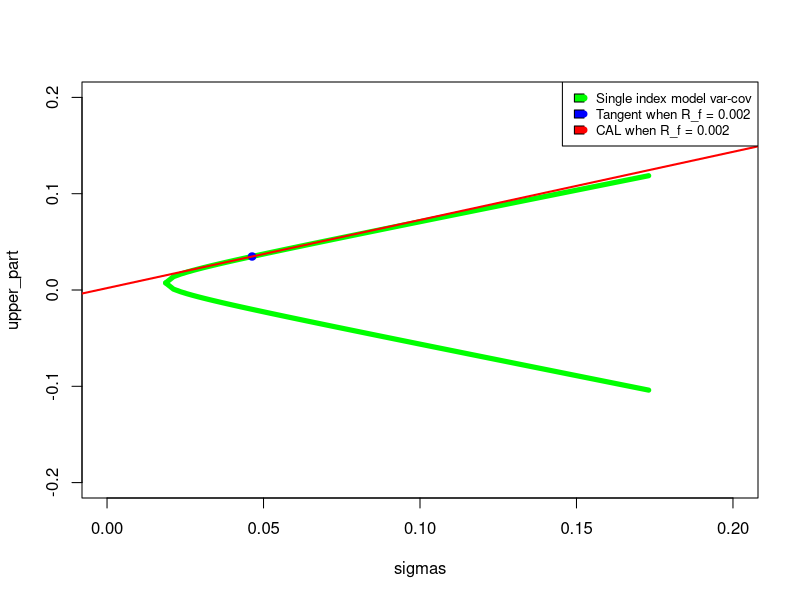

The R source for this figure:
a_all <- read.csv("stockData.csv", sep=",", header=TRUE) 

# Use 5 year data to train 
a_period1 <- a_all[1:60,] 
r_period1 <- (a_period1[-1,4:ncol(a_period1)]-a_period1[-nrow(a_period1),4:ncol(a_period1)])/a_period1[-nrow(a_period1),4:ncol(a_period1)] # return of stocks
r_m_period1 <- (a_period1[-1,3]-a_period1[-nrow(a_period1),3])/a_period1[-nrow(a_period1),3] # return of market

#use test data to compute actual predictions
a_period2 <- a_all[61:nrow(a_all),]
r_period2 <- (a_period1[-1,4:ncol(a_period1)]-a_period1[-nrow(a_period1),4:ncol(a_period1)])/a_period1[-nrow(a_period1),4:ncol(a_period1)] # return of stocks
r_m_period2 <- (a_period1[-1,3]-a_period1[-nrow(a_period1),3])/a_period1[-nrow(a_period1),3] # return of market

n_stocks = 30

#Compute period 1 betas
mean_Rm_period1 = mean(r_m_period1)
var_Rm_period1 <- var(r_m_period1)
stdev_Rm_period1 <- var_Rm_period1^.5
mean_Ri_period1 = colMeans(r_period1)

betas_period1 = rep(0,n_stocks)
alphas_period1 = rep(0,n_stocks)
var_es_period1 = rep(0,n_stocks)
var_betas_period1 = rep(0,n_stocks)

for (i in 1:n_stocks){
  fit <- lm(r_period1[,i] ~ r_m_period1)
  betas_period1[i] = fit$coefficients[2]
  alphas_period1[i] = fit$coefficients[1]
  var_es_period1[i] = sum(fit$residuals^2)/ (nrow(r_period1) - 2)
  var_betas_period1[i] = vcov(fit)[2,2]
}
#Compute actual betas
mean_Rm_period2 = mean(r_m_period2)
var_Rm_period2 <- var(r_m_period2)
stdev_Rm_period2 <- var_Rm_period2^.5
mean_Ri_period2 = colMeans(r_period2)

betas_period2 = rep(0,n_stocks)
alphas_period2 = rep(0,n_stocks)
var_es_period2 = rep(0,n_stocks)
var_betas_period2 = rep(0,n_stocks)

for (i in 1:n_stocks){
  fit <- lm(r_period2[,i] ~ r_m_period2)
  betas_period2[i] = fit$coefficients[2]
  alphas_period2[i] = fit$coefficients[1]
  var_es_period2[i] = sum(fit$residuals^2)/ (nrow(r_period2) - 2)
  var_betas_period2[i] = vcov(fit)[2,2]
}

#Part a

#Construct covariance matrix of SIM 
covariance_matrix_period1 = matrix(0,n_stocks,n_stocks)
for (i in 1:n_stocks)
{
  for(j in 1:n_stocks){
    if(i == j)
    {
      covariance_matrix_period1[i,j] = betas_period1[i] * betas_period1[i] * var_Rm_period1 + var_es_period1[i]
    }else{
      covariance_matrix_period1[i,j] = betas_period1[i] * betas_period1[j] * var_Rm_period1
    }
  }
}

inv_covmat_single_index = solve(covariance_matrix_period1)
ones = rep(1,n_stocks)

A = as.numeric(t(mean_Ri_period1) %*% inv_covmat_single_index %*% ones) 
B = as.numeric(t(mean_Ri_period1) %*% inv_covmat_single_index %*% mean_Ri_period1) 
C = as.numeric(t(ones)  %*% inv_covmat_single_index %*% ones) 
D = B*C - A^2

E <- seq(-0.2,0.2,.001)

sigmas <- sqrt(seq(1/C,0.03,.0001)) 
upper_part <- (A + sqrt(D*(C*sigmas^2 - 1)))*(1/C) 
lower_part <- (A - sqrt(D*(C*sigmas^2 - 1)))*(1/C) 

plot(sigmas, upper_part, lwd=5,type = "l",col = "green",xlim = c(0, 0.2), ylim= c(-0.2,0.2)) 
lines(sigmas,lower_part, lwd=5,type = "l",col = "green")

R_f = 0.002
R = mean_Ri_period1 - R_f

Z = inv_covmat_single_index %*% R
x_G = Z / sum(Z)

print("Composition of tangent")
print(x_G)


varg <- t(x_G) %*% covariance_matrix_period1 %*% x_G 
Rg <- t(x_G) %*% mean_Ri_period1 
sigmag <- sqrt(varg)
points(sigmag,Rg, pch=19,lwd=1,col="blue")
abline(a = R_f, b = (Rg - R_f)/sigmag , lwd = 2, col = "red")


legend("topright", 
       legend=c("Single index model var-cov","Tangent when R_f = 0.002", "CAL when R_f = 0.002"),
       col=c("green","blue","red"),
       pch = 19,
       fill =c("green","blue","red"),
       cex=0.8)



# Part b adjust betas

# Blume 
# Use both periods to adjust betas
fit = lm(betas_period2 ~ betas_period1)
beta_adj_blume = fit$coef[1] + fit$coef[2] * betas_period2

print("Adjusted betas using blume technique")
print(beta_adj_blume)

# Vasicek
# In this part period 2 is the forecasted period and period 1 is the historical period
# So we do not use period 2 to adjust betas


vasicek_term_1 = var_betas_period1*mean(betas_period1)/(var(betas_period1)+var_betas_period1)
vasicek_term_2 = var(betas_period1)*betas_period1/(var(betas_period1)+var_betas_period1)
beta_adj_vasicek <- vasicek_term_1 + vasicek_term_2
print("Adjusted betas using vasicek technique")
print(beta_adj_vasicek)

#Part c
#Compute PRESS for the Vasicek technique
PRESS_direct = sum((beta_adj_vasicek - betas_period2)^2)/(n_stocks)

fit <- lm(betas_period2 ~ beta_adj_vasicek)
beta_regress = fit$coefficients[2]
r2 = summary(fit)$r.squared

#Bias Component
term1 = (mean(betas_period2) - mean(beta_adj_vasicek))^2
print("BIAS term:")
print(term1)

Sa2 <- (29/30)*var(betas_period2)
Sp2 <- (29/30)*var(beta_adj_vasicek)

term2 = ((1-as.numeric(beta_regress))^2)*Sp2
print("Inefficiency")
print(term2)
term3 = (1-r2)*Sa2
print("Random error")
print(term3)
PRESS_indirect = term1 + term2 + term3
print("Press with decomposition")
print(PRESS_indirect)
print("Press direct")
print(PRESS_direct)